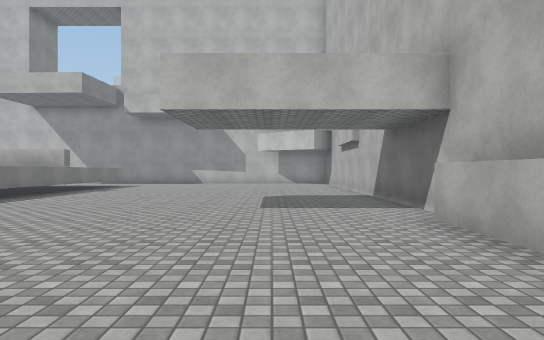
view 1 (above)

24 first-person views from a walk through a 3-D level made in the Unity game engine. The camera is 1.3 m above the floor, looks level and sees 70° across. The floor is counted in squares, 2 m on a side. Each view is taken from the middle of a square. On the plan, view 1 faces up. The plan holds only what a view shows up to about 11 squares ahead; the rest is blank. The place goes on beyond the plan. The player character is not drawn. Surface patterns are stand-ins for the level's own textures.

view 2
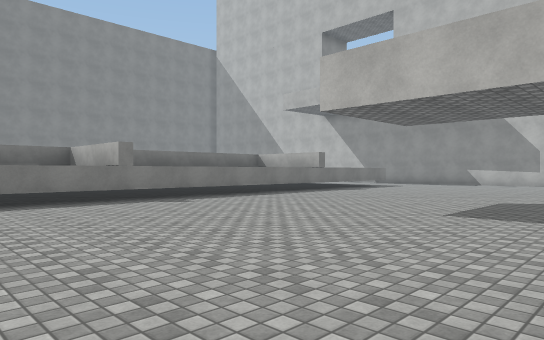

view 3
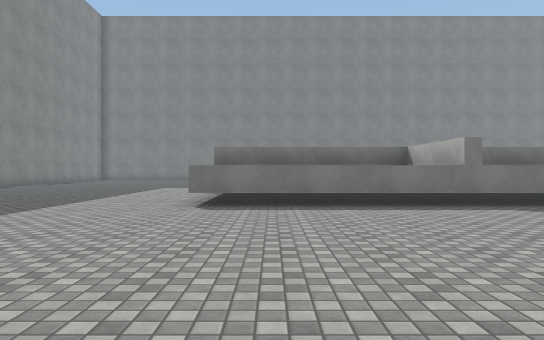

view 4
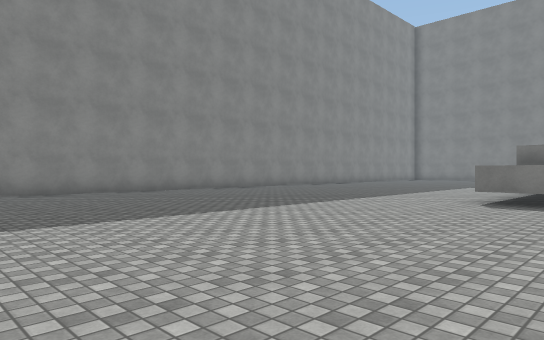

view 5
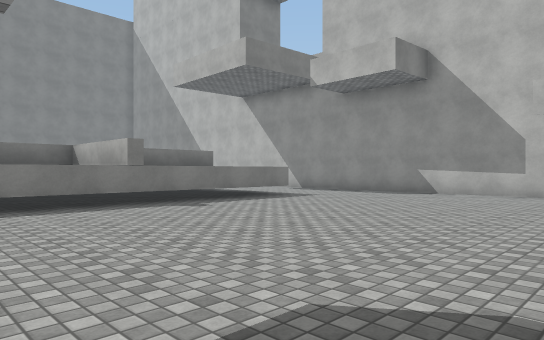

view 6
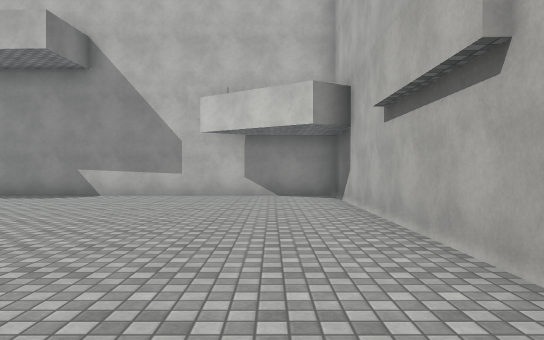

view 7
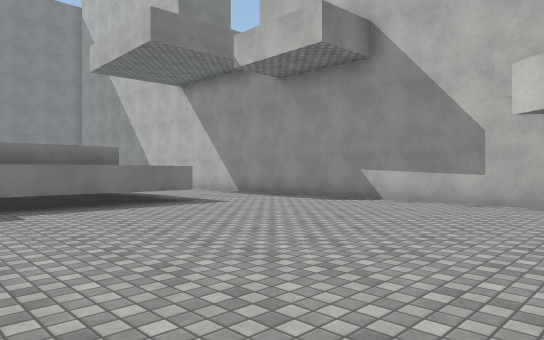

view 8
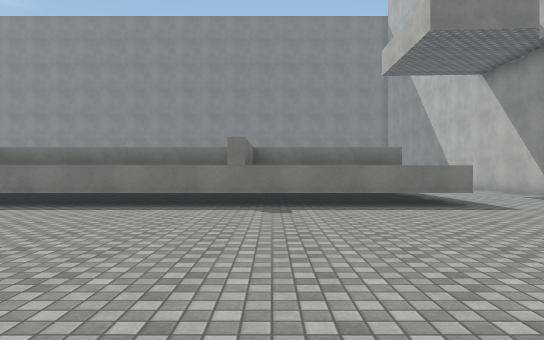

view 9
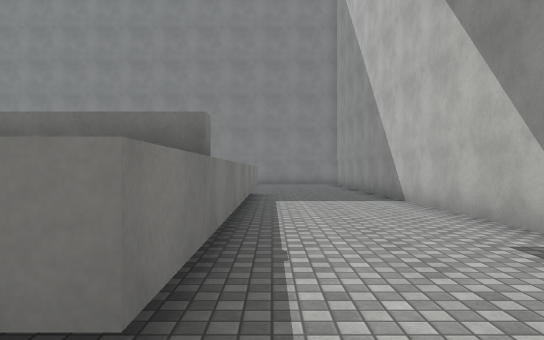

view 10
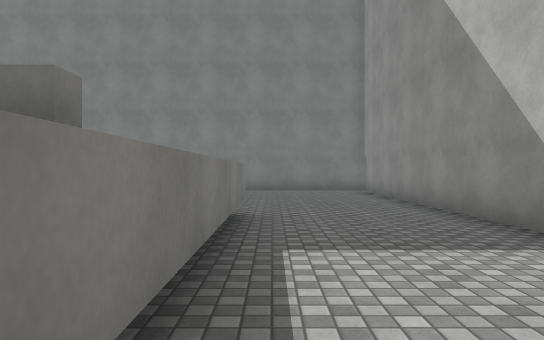

view 11
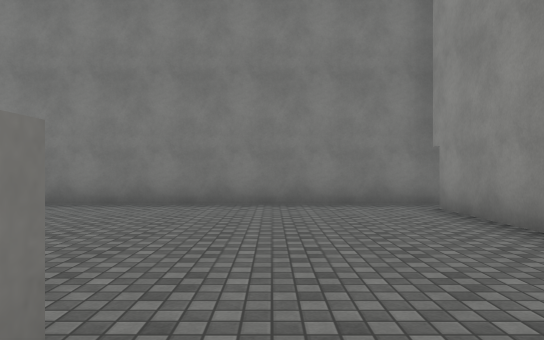

view 12
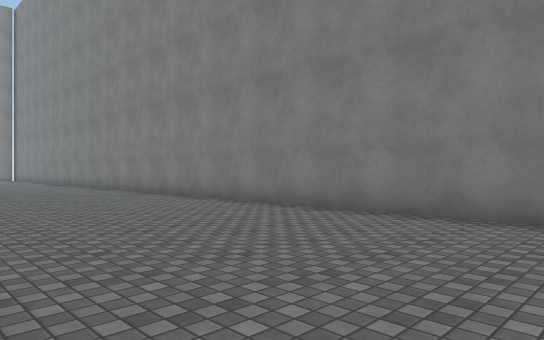

view 13
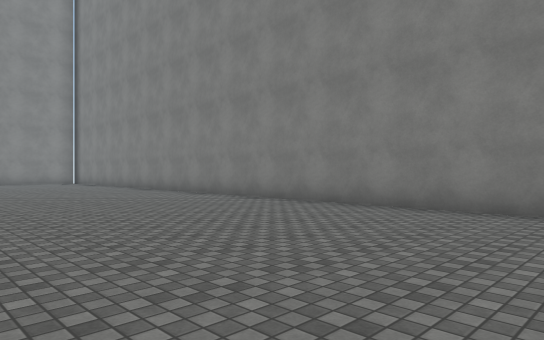

view 14
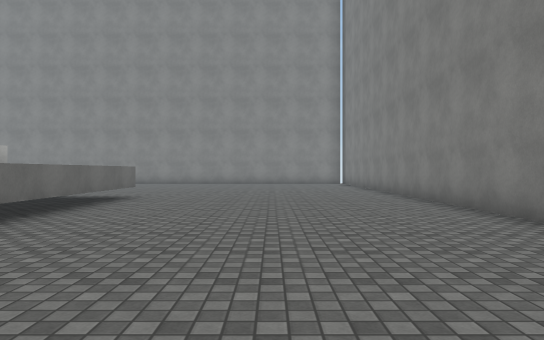

view 15
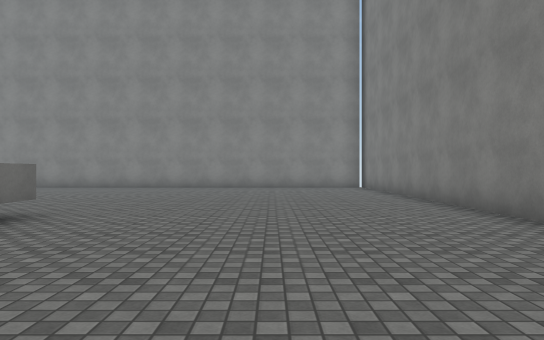

view 16
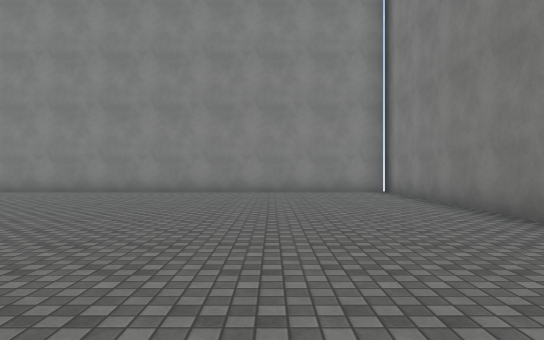

view 17
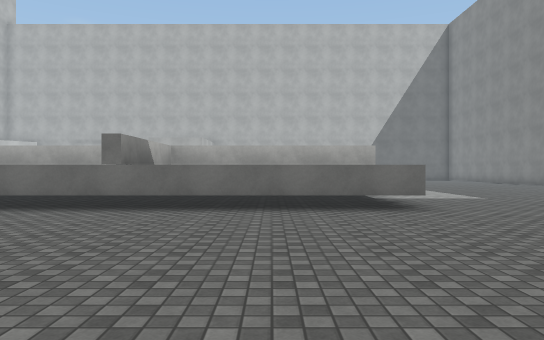

view 18
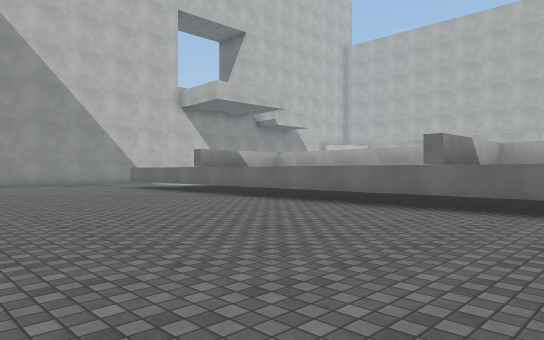

view 19
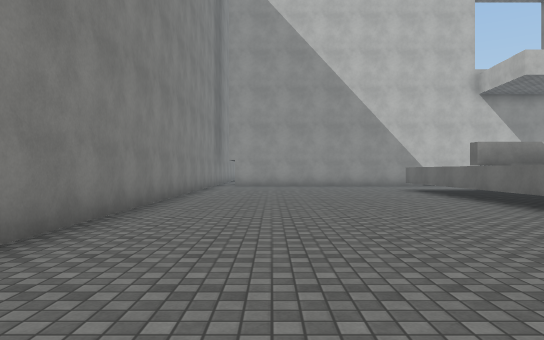

view 20
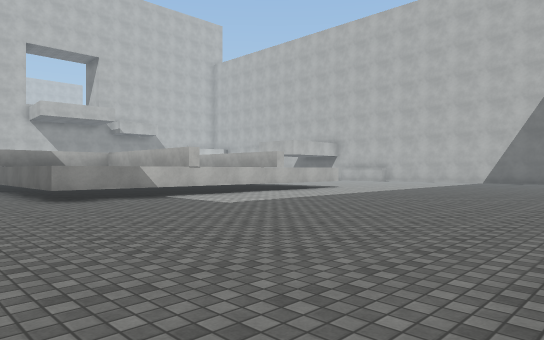

view 21
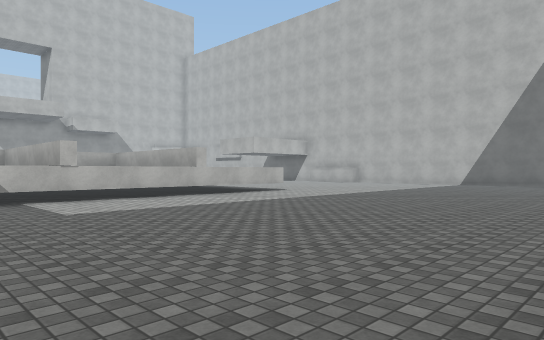

view 22
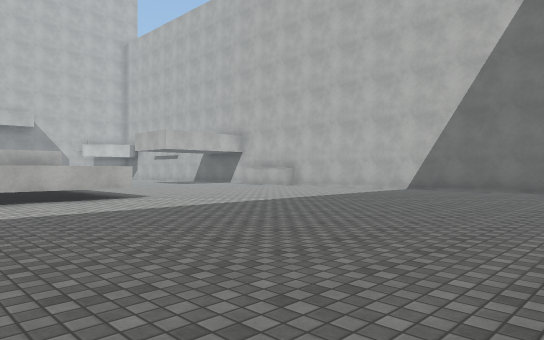

view 23
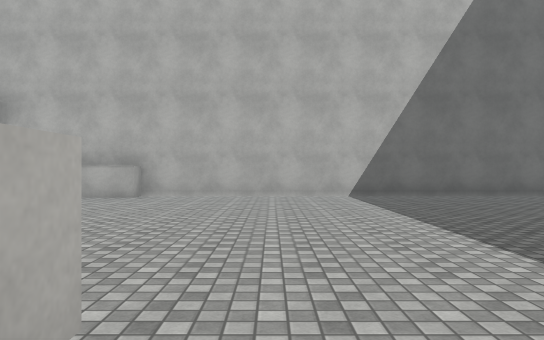

view 24
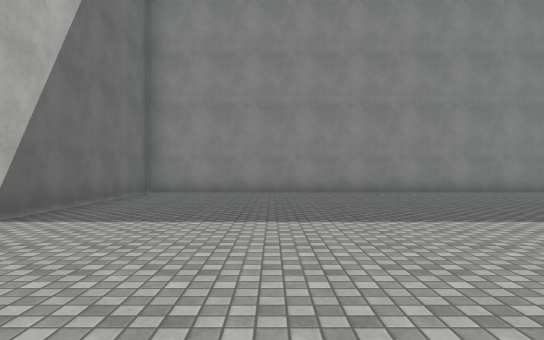

### Floor plan
Key: @ floor where view 1 was taken; # wall or solid block; . floor; ^ raised ledge.
Columns run from 23 left of view 1 to 3 right of it. Each row starts with its distance up from view 1.
 19 #.#########################
 18 #.........................#
 17 #.........................#
 16 #.........................#
 15 #.......^^^^^^#^^^........#
 14 #.......^     ^  ^........#
 13 #.......^     ^  ^........#
 12 #.......^     ^ ^^........#
 11 #.......^^    #^^^........#
 10 #.......^     ^  ^........#
  9 #.......^  ^  ^  ^........#
  8 #.......^  ^  ^  ^........#
  7 #.......^  ^  ^  ^........#
  6 #.......^  ^  ^  ^........#
  5 #.......^     #^^^.......^#
  4 #.......^^^^  ^  ^.......^^
  3 #.......^  ^  ^  ^.......^^
  2 #.......^  ^  ^  ^........#
  1 #.......^  ^  ^  ^........#
  0 #.......^^^^^^#^^^.....@..#
 -1 #.........................#
 -2 #.........................#
 -3 #.........................#
 -4 #.........................#
 -5 #.........................#
 -6 #.........................#
 -7 #.........................#
 -8 #.........................#
 -9 #........... . ...........#

Positions as (right, up) in squares from view 1, and headings:
1: (0, 0), facing up
2: (2, 1), facing up-left
3: (1, 1), facing left
4: (2, 2), facing down-left
5: (1, 8), facing up-left
6: (1, 9), facing up
7: (1, 11), facing up-left
8: (1, 12), facing left
9: (-5, 16), facing left
10: (-10, 16), facing left
11: (-15, 16), facing left
12: (-17, 17), facing down-left
13: (-16, 10), facing down-left
14: (-19, 9), facing down
15: (-19, 5), facing down
16: (-19, 2), facing down
17: (-22, 2), facing right
18: (-22, 2), facing up-right
19: (-20, 3), facing up
20: (-18, -9), facing up-right
21: (-15, -9), facing up-right
22: (-10, -9), facing up-right
23: (-7, -1), facing right
24: (-1, 2), facing down
